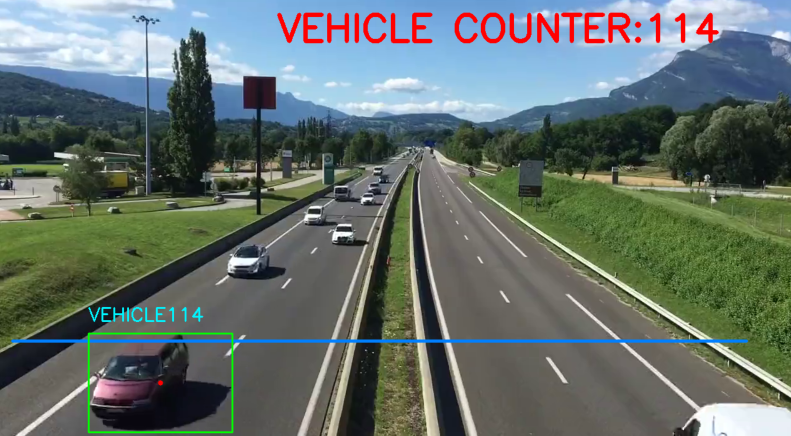
#> input picture image1.png, 1582 x 871 px, given in place of video.mp4, which was not available (shown at 1/2 size)
$ python vehicle.py
#> lines starting #> are read from the running program, lines starting #| are printed output that depends on the picture; pictures that were not available may be replaced by others from this repository, and a replacement may not be noted
import cv2
import numpy as np


# web camera
cap=cv2.VideoCapture('video.mp4')

min_width_react=80 #min width rectangle
min_height_react=80 #min width rectangle

count_line_position=550
#initialize substructor
algo=cv2.bgsegm.createBackgroundSubtractorMOG()


def center_handle(x,y,w,h):
    x1=int(w/2)
    y1=int(h/2)
    cx= x+x1
    cy= y+y1
    return cx,cy

detect =[]
offset =6 #allowable error between pixel
counter=0

while True:
    ret,frame1=cap.read()
#> frame1 is the input picture: shape (871, 1582, 3); mean B, G, R 107.2, 112, 100.4
    grey = cv2.cvtColor(frame1,cv2.COLOR_BGR2GRAY)
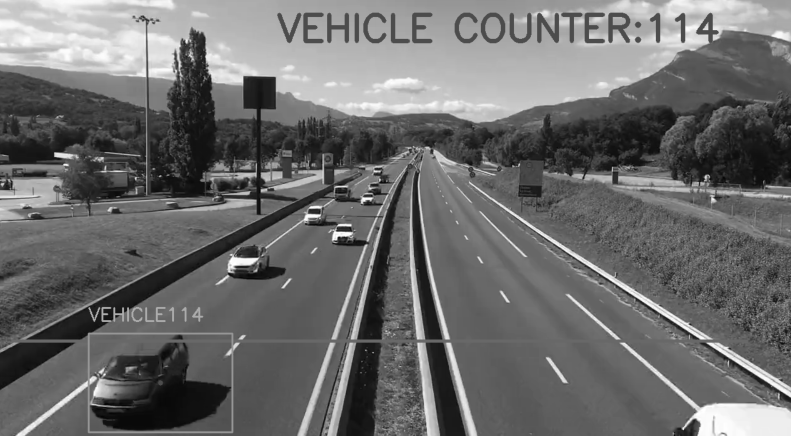
#> grey: shape (871, 1582) (shown at 1/2 size); min 2, max 255, mean 108
    blur=cv2.GaussianBlur(grey,(3,3),5)
    #applying on each frame
    img_sub = algo.apply(blur)
#> img_sub: shape (871, 1582); every value is 0
    dilat=cv2.dilate(img_sub,np.ones((5,5)))
    kernel =cv2.getStructuringElement(cv2.MORPH_ELLIPSE,(5,5))
    dilatada = cv2.morphologyEx(dilat,cv2.MORPH_CLOSE,kernel)
    dilatada = cv2.morphologyEx(dilatada,cv2.MORPH_CLOSE,kernel)
    countershape,h=cv2.findContours(dilatada,cv2.RETR_TREE,cv2.CHAIN_APPROX_SIMPLE)
#> countershape = []; h = None

    cv2.line(frame1,(25,count_line_position),(1200,count_line_position),(255,127,0),3)


    for (i,c) in enumerate(countershape):
        (x,y,w,h)=cv2.boundingRect(c)
        validate_counter =(w>= min_width_react) and (h>=min_height_react)
        if not validate_counter:
            continue

        cv2.rectangle(frame1,(x,y),(x+w,y+h),(0,255,0),2)
        cv2.putText(frame1,"VEHICLE"+str(counter),(x,y-20),cv2.FONT_HERSHEY_SIMPLEX,1,(255,244,0),2)


        center =center_handle(x,y,w,h)
        detect.append(center)
        cv2.circle(frame1,center,4,(0,0,255),-1)


        for (x,y) in detect:
            if y<(count_line_position+offset) and y>(count_line_position-offset):
               counter+=1
               cv2.line(frame1,(25,count_line_position),(1200,count_line_position),(0,127,255),3)
               detect.remove((x,y))

               print("Vehicle Counter:"+str(counter))
#> this loop made 0 passes
#> after the loop, counter = 0; detect = []


    cv2.putText(frame1,"VEHICLE COUNTER:"+str(counter),(450,70),cv2.FONT_HERSHEY_SIMPLEX,2,(0,0,255),5)
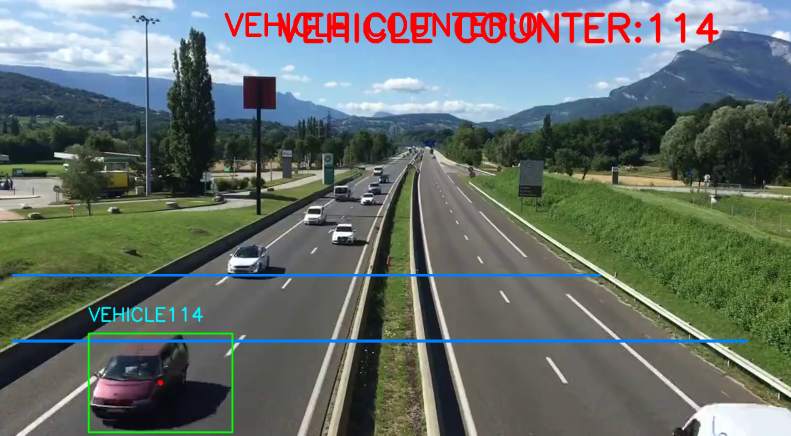
#> frame1: shape (871, 1582, 3) (shown at 1/2 size); mean B, G, R 106.7, 111.1, 100.8


    #cv2.imshow('Detector',dilatada)
    cv2.imshow('Video Original',frame1)

    if cv2.waitKey(1)==13:
#> (key Esc is pressed here)
        break

cv2.destroyAllWindows()
cap.release()

$ run again, on image2.png
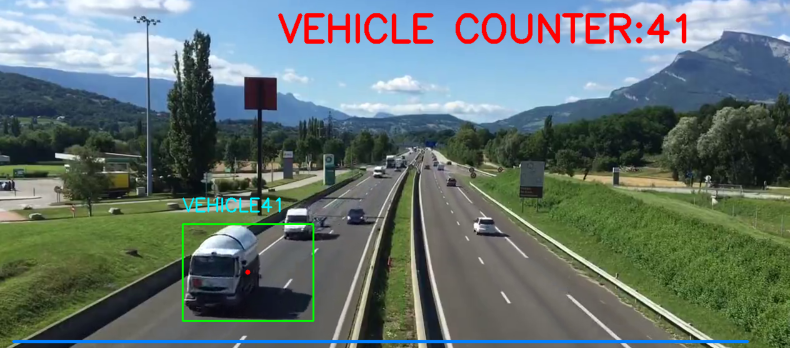
#> input picture image2.png, 1579 x 696 px, given in place of video.mp4, which was not available (shown at 1/2 size)
#> frame1 is the input picture: shape (696, 1579, 3); mean B, G, R 111.7, 115.4, 100.3
#> `grey = cv2.cvtColor(frame1,cv2.COLOR_BGR2GRAY)`:
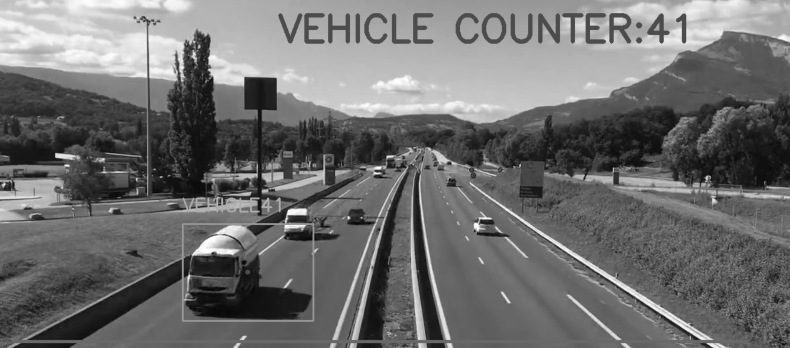
#> grey: shape (696, 1579) (shown at 1/2 size); min 1, max 255, mean 110.4
#> img_sub: shape (696, 1579); every value is 0
#> countershape = []; h = None
#> after the loop `for (i,c) in enumerate(countershape):`: counter = 0; detect = []
#> `cv2.putText(frame1,"VEHICLE COUNTER:"+str(counter),(450,70),cv2.FONT_H..`:
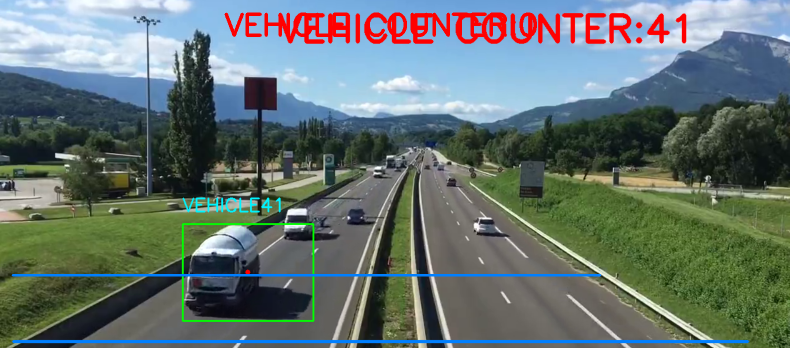
#> frame1: shape (696, 1579, 3) (shown at 1/2 size); mean B, G, R 110.9, 114.2, 100.8

$ run again, on image3.png
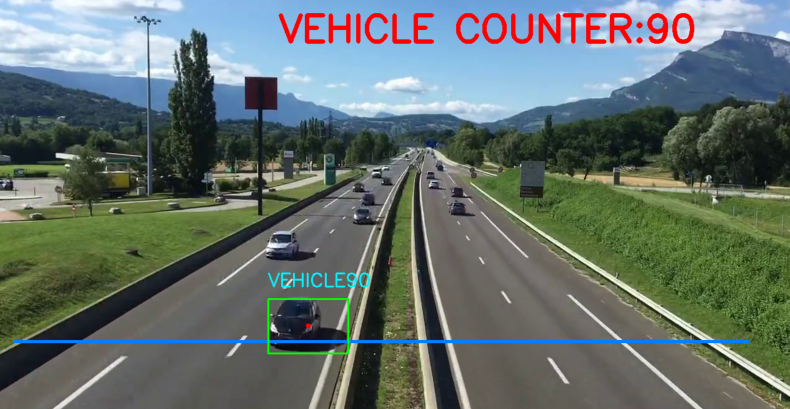
#> input picture image3.png, 1580 x 818 px, given in place of video.mp4, which was not available (shown at 1/2 size)
#> frame1 is the input picture: shape (818, 1580, 3); mean B, G, R 108.1, 112.8, 100.6
#> `grey = cv2.cvtColor(frame1,cv2.COLOR_BGR2GRAY)`:
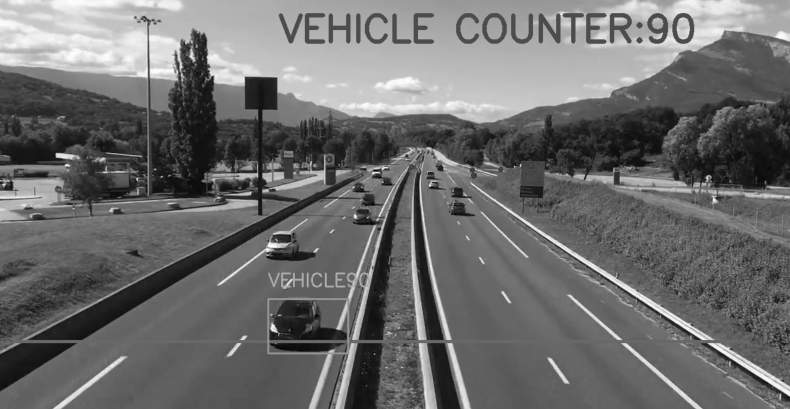
#> grey: shape (818, 1580) (shown at 1/2 size); min 0, max 255, mean 108.6
#> img_sub: shape (818, 1580); every value is 0
#> countershape = []; h = None
#> after the loop `for (i,c) in enumerate(countershape):`: counter = 0; detect = []
#> `cv2.putText(frame1,"VEHICLE COUNTER:"+str(counter),(450,70),cv2.FONT_H..`:
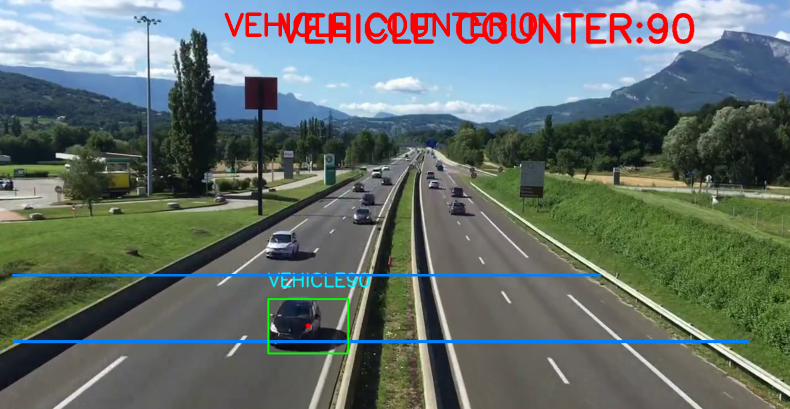
#> frame1: shape (818, 1580, 3) (shown at 1/2 size); mean B, G, R 107.4, 111.8, 101
